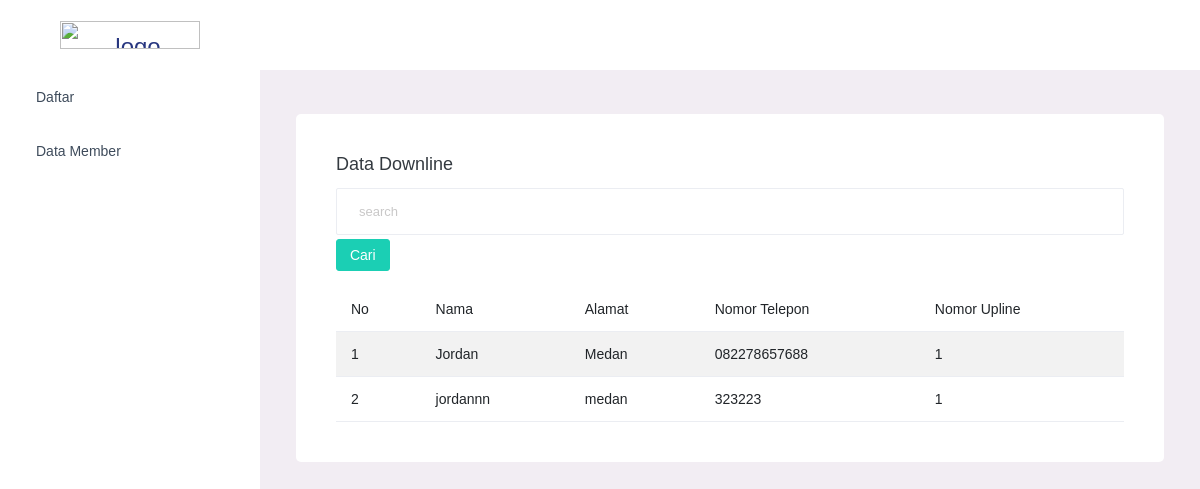
The app's page /index.php/admin/member/lihat_downline/1 with its own data.
### tables this page shows
CREATE TABLE `member` (
  `no_id` int(11) NOT NULL,
  `nama` varchar(70) NOT NULL,
  `alamat` text NOT NULL,
  `nomor_telepon` varchar(20) NOT NULL,
  `nomor_upline` int(11) NOT NULL
);

### application/controllers/admin/member.php (called while the page is built, shortened)
<?php
class Member extends CI_Controller  {
    public function lihat_downline ($id)
	{
        $data['data_downline'] = $this->db->query("select * from member where nomor_upline='$id'")->result();
        $this->load->view('templates_admin/head');
        $this->load->view('templates_admin/side');
        $this->load->view('lihat_downline', $data);
        $this->load->view('templates_admin/foot');
	}
}
 ?>

### index.php (called while the page is built, shortened)
<?php
require_once BASEPATH.'core/CodeIgniter.php';

### application/views/lihat_downline.php (the view)
<div class="main-panel">
          <div class="content-wrapper">
  <div class="row">
 <div class="col-lg-12 grid-margin stretch-card">
                <div class="card">
                  <div class="card-body">
                    <h4 class="card-title">Data Downline</h4>
            <div class="navbar-form navbar-right">
                     <?php echo form_open('admin/member/search') ?>
                   <input type="text" name="keyword" class="form-control" placeholder="search">
                    <button type="submit" class="btn btn-sm btn-success mt-1">Cari</button>
                   <?php  echo form_close() ?>
                   </div>
                    <table class="table table-striped">
                      <thead>
                        <tr>
                          <th>No</th>
                          <th> Nama </th>
                          <th>Alamat </th>
                          <th>Nomor Telepon</th>
                          <th>Nomor Upline</th>
                        </tr>
                      </thead>
                      <tbody>
                        <?php
    $no=1;
    foreach($data_downline as $sk) : ?>
                        <tr>
                          <td>
                           <?php echo $no++ ?>
                          </td>
                          <td>
                            <?php echo $sk->nama ?>
                          </td>
                          <td> <?php echo $sk->alamat ?> </td>
                          <td>
                            <?php echo $sk->nomor_telepon ?>
                          </td>
                          <td><?php echo $sk->nomor_upline ?> </td>
  </tr>
                       <?php endforeach; ?>
                      </tbody>
                    </table>
                  </div>
                </div>
                 </div>
                  </div>
                   </div>
                  </div>

### records on screen
member: nama "Jordan", alamat "Medan", nomor_telepon "082278657688", nomor_upline "1"
member: nama "jordannn", alamat "medan", nomor_telepon "323223", nomor_upline "1"
